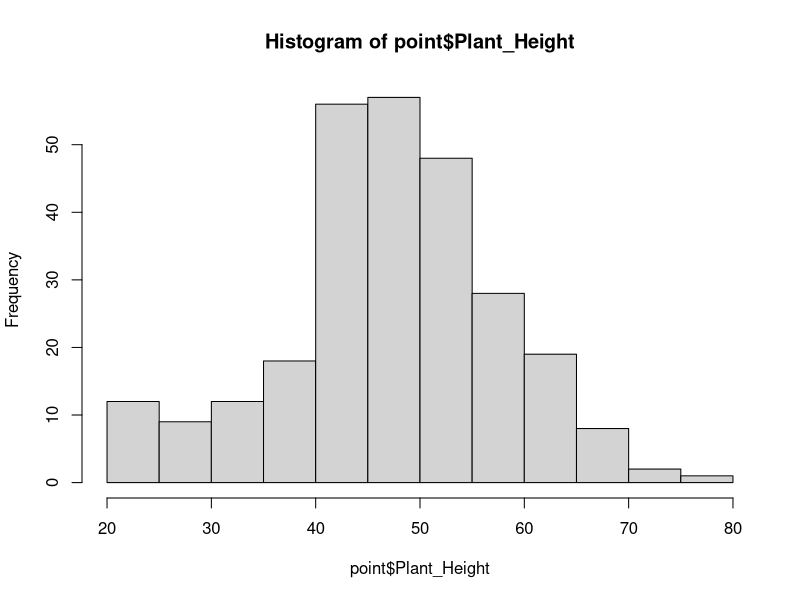
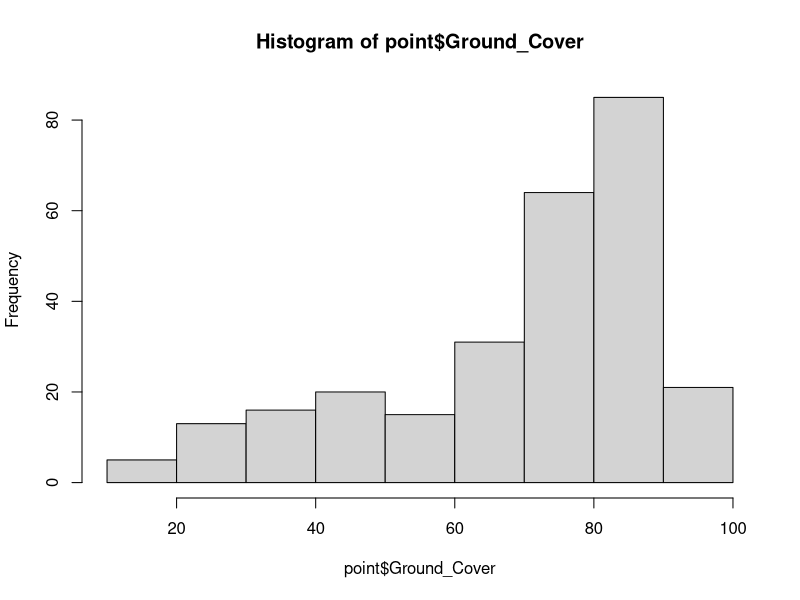

These charts were generated, in order, by the following R code: (Note: this script raises an error after producing the figures.)
options(scipen = 999) #prevents r from automatically displaying large numbers with scientic notation


#This script contains the data prepping, exploration and manipulation before moving into actual analysis


#Libraries----

library("dplyr")
library('vegan')
library("corrplot")
library("tidyr")
library("tibble")


#Data----
point <- read.csv("01. Data/Point_Data.csv")
head(point);dim(point)

field <- read.csv("01. Data/Survey_Data.csv")
head(field);dim(field)

morpho <- read.csv("01. Data/Morphospecies_Data.csv")
head(morpho);dim(morpho)

obs <- read.csv("01. Data/Observation_Data.csv")
head(obs);dim(obs)


#Prepping data----

##Removing unneeded columns----

summary(obs)
obs <- obs[,-which(names(obs) =="Notes")]
obs <- obs[,-which(names(obs) =="Wings")]
head(obs)

head(morpho)
summary(morpho)
morpho <- morpho[,-which(names(morpho)=='NOTES')]
morpho <- morpho[,-which(names(morpho)=='Duplicates')]
morpho <- morpho[,-which(names(morpho)=='Wings')]
morpho <- morpho[,-which(names(morpho)=='Intro_Native')]

summary(point)
hist(point$Plant_Height)
hist(point$Ground_Cover)

summary(field)
field <- field[,-which(names(field)=='Notes')]
field <- field[,-c(7:16)]
field <- field[,-which(names(field) =="NDVIsum_Field")] 
field <- field[,-which(names(field) =="Sample_Date")] 
field <- field[,-which(names(field) =="Potato_Varient_1")] 
field <- field[,-which(names(field) =="Potato_Varient_2")] 
 

table(field$X500m_Prop_Build) #high proportion of zeros makes it unsuitable for modelling 
field <- field[,-which(names(field) =="X500m_Prop_Build")]

table(field$X500m_Prop_Nat_Graze) #high proportion of zeros makes it unsuitable for modelling
field <- field[,-which(names(field) =="X500m_Prop_Nat_Graze")]

table(field$X500m_Rip_Prop)
table(field$X500m_Prop_Crops)
table(field$X500m_Prop_Water)


table(field$X1km_Prop_Build)#Not enough variation in data - unsuitable for modelling
field <- field[,-which(names(field) =="X1km_Prop_Build")]

table(field$X1km_Prop_Nat)#high proportion of zeros makes it unsuitable for modelling 
field <- field[,-which(names(field) =="X1km_Prop_Nat")]

table(field$X1km_Rip_Prop)
table(field$X1km_Prop_Crops)
table(field$X1km_Prop_Water)
table(field$X1km_Prop_Nat_Graze) #high proportion of zeros makes it unsuitable for modelling 
field <- field[,-which(names(field) =="X1km_Prop_Nat_Graze")]

##Some data fixes for functional groups----

table(morpho$Size)
morpho$Size[morpho$Size == "5-Oct"] <- "5-10"
morpho$Size[morpho$Size == "Oct-15"] <- "10-15"

#Since all levels greater then 10mm only have 1 morphospecies will combine together to  >10
morpho$Size[morpho$Size == ">30"] <- ">10"
morpho$Size[morpho$Size == "20-30"] <- ">10"
morpho$Size[morpho$Size == "15-20"] <- ">10"
morpho$Size[morpho$Size == "10-15"] <- ">10"

table(morpho$Size)
morpho$Size[is.na(morpho$Size)] <- "No_Size"

table(morpho$Trophic)
morpho$Trophic[morpho$Trophic == "Ominvore"] <- "Omnivore"


table(morpho$Hunting.Style)
morpho$Hunting.Style[is.na(morpho$Hunting.Style)] <- "Non-Predator"

#Correlation for environmental variables----

cordata <- data.frame(ID = point$Survey_Field,Height = point$Plant_Height,GC = point$Ground_Cover,Position = point$Spatial_Position)

cordata <- merge(cordata,field, by = "ID")

head(cordata);dim(cordata)

cordata <- cordata %>% dplyr::select(Height, GC, Position,Day_Sampled,Crop_Age_Days,Field_Area_m2,X500m_Prop_Crops,X500m_Prop_Water,X1km_Prop_Crops,X1km_Prop_Water,NDVImean_Field,NDVIsum_500m,NDVIsum_1km,X500m_Rip_Prop,X1km_Rip_Prop)

cordata$Position[cordata$Position == 'Outer'] <- 1
cordata$Position[cordata$Position == 'Inner'] <- 2
cordata$Position <- as.numeric(cordata$Position)

str(cordata)#checking for any other character variables
cor <- cor(cordata,method = "spearman")
colnames(cor) <- c("Height", "GC", "Position","Day Sampled","Crop Age","Field Area","Cropping 500m","Water 500m","Cropping 1000m","Water 1000m","Field NDVI (M)","NDVI 500m (S)","NDVI 1000m (S)","Riparian 500m","Riparian 1000m")
rownames(cor) <- c("Height", "GC", "Position","Day Sampled","Crop Age","Field Area","Cropping 500m","Water 500m","Cropping 1000m","Water 1000m","Field NDVI (M)","NDVI 500m (S)","NDVI 1000m (S)","Riparian 500m","Riparian 1000m")

dev.new(height=8,width=8,dpi=80,pointsize=14,noRStudioGD = T)
corrplot::corrplot(cor,method="color",  
                   type="upper",addCoef.col = 'black',number.cex = 0.6)
head(cor)


#Day sampled is needed to account for different sampling days so the ones correlated with this variable need to be removed which are: Cropping 500m, Water 500m, cropping 1km, riparian 500m and riparian 1km

#Checking how many correlated variables are left when remove the ones above
head(cordata)
cordata2 <- cordata %>% dplyr::select(-X500m_Prop_Crops,-X500m_Prop_Water,-X1km_Prop_Crops,-X500m_Rip_Prop,-X1km_Rip_Prop)
cor2 <- cor(cordata2,method = "spearman")

dev.new(height=8,width=8,dpi=80,pointsize=14,noRStudioGD = T)
corrplot::corrplot(cor2,method="color",  
                   type="upper",addCoef.col = 'black',number.cex = 0.6)

#only correlated variable left is NDVI sum 500m and 1km (expected) - will proceed with 1km so it's on the same scale as other landscape variable (water 1km)

head(cor)

#Merging data bases----

variables <- data.frame(Site = point$Site,Height = point$Plant_Height,GC = point$Ground_Cover,Position = point$Spatial_Position,ID = point$Survey_Field)

variables <- merge(variables,field, by = "ID")

head(variables);dim(variables)

variables <- variables %>% dplyr::select(ID,Site,Field,Height, GC, Position,Day_Sampled,Crop_Age_Days,Field_Area_m2,X1km_Prop_Water, NDVImean_Field,NDVIsum_1km)
head(variables);dim(variables)

invert <- data.frame(ID = obs$Site,Morphospecies = obs$Morphospecies)
head(invert)

invert <- merge(invert,morpho,by = "Morphospecies")
head(invert);dim(invert)

##removing wasps, Lepidoptera and serpintine leaf miner
dim(invert)

table(invert$Trophic)
length(which(invert$Trophic == 'Parasite'))
invert <- subset(invert, Trophic != 'Parasite' | is.na(Trophic))

table(invert$Order)
length(which(invert$Order == 'Lepidoptera'))
invert <- subset(invert, Order != 'Lepidoptera' | is.na(Order))

length(invert$Morphospecies[invert$Morphospecies == 'Serpintine_Leaf_Miner'])
invert <- subset(invert, Morphospecies != 'Serpintine_Leaf_Miner' | is.na(Morphospecies))

dim(morpho)

table(morpho$Trophic)
length(which(morpho$Trophic == 'Parasite'))
morpho <- subset(morpho, Trophic != 'Parasite' | is.na(Trophic))

table(morpho$Order)
length(which(morpho$Order == 'Lepidoptera'))
morpho <- subset(morpho, Order != 'Lepidoptera' | is.na(Order))

length(morpho$Morphospecies[morpho$Morphospecies == 'Serpintine_Leaf_Miner'])
morpho <- morpho[morpho$Morphospecies != 'Serpintine_Leaf_Miner',]

##Removing first survey observations
#diversity measures taken weren't reliable so excluded from analysis

head(variables);dim(variables)

length(variables$ID[variables$ID == 'S1_F3'])
variables <- variables[variables$ID != 'S1_F3',]

head(invert);dim(invert)

invert <- invert[!grepl("^S1", invert$ID), ]

#total observations = 2329

setdiff(unique(morpho$Morphospecies), unique(invert$Morphospecies))

#need to remove two from morpho to make sure that its got the same species are were observed
#double checking they aren't there
invert[invert$Morphospecies == 'Whitefly',]
invert[invert$Morphospecies == 'Brown_Weevil',] 
invert[invert$Morphospecies == 'Small_Ant',]

morpho <- morpho[morpho$Morphospecies != 'Brown_Weevil',]
morpho <- morpho[morpho$Morphospecies != 'Small_Ant',]
head(morpho);dim(morpho)

#Checking the groups----
head(invert)
length(point$Site) #total of 270 points

table(invert$Order) #must have more then number of points in order to be included in functional diversity analysis 

table(invert$Order,invert$ID)

table(invert$Order,invert$Trophic)
table(invert$Order,invert$Size)
table(invert$Order,invert$Hunting.Style)

#Prep for taxonomic Modelling----

names(invert)[names(invert) == "ID"] <- "Site"

TaxModel <- data.frame(Site = variables$Site)
head(TaxModel);dim(TaxModel)

##Species Richness----

richness <- aggregate(Morphospecies ~ Site, data = invert, FUN = function(x) length(unique(x)))
TaxModel <- merge(TaxModel,richness,by = "Site",all.x = T)
head(TaxModel);dim(TaxModel)
colnames(TaxModel)[2] <- "Species_Rich"
head(TaxModel);dim(TaxModel)

min(TaxModel$Species_Rich,na.rm=T)
max(TaxModel$Species_Rich,na.rm=T)

TaxModel$Species_Rich[is.na(TaxModel$Species_Rich)] <- 0

##Diversity (Inverse Simpson's diversity index)----

#diversity(table(x), index = "invsimpson")
#table (x) makes a table of species counts which is used to calculate diversity

diversity <- aggregate(Morphospecies ~ Site, data = invert, FUN = function(x) diversity(table(x), index = "invsimpson"))
TaxModel <- merge(TaxModel,diversity,by = "Site",all.x = T)
head(TaxModel);dim(TaxModel)
colnames(TaxModel)[3] <- "Diversity"
head(TaxModel);dim(TaxModel)

min(TaxModel$Diversity,na.rm=T)
max(TaxModel$Diversity,na.rm=T)

TaxModel$Diversity[is.na(TaxModel$Diversity)] <- 0

##Adding Variables and XY Coordinates----

TaxModel <- merge(TaxModel,variables,by = "Site")
head(TaxModel);dim(TaxModel)

#need XY in data to check for spatial autocorrelation in models later on in process

head(point);dim(point)

coords <- point %>% dplyr::select(Site, X_Cor,Y_Cor,Survey)
head(coords);dim(coords)

coords <- coords[coords$Survey != 1, ]
coords$Survey <- NULL

TaxModel <- merge(TaxModel,coords,by = "Site")
head(TaxModel);dim(TaxModel)


#Setting up for RLQ Analysis----

##L Data (Site x Species)----

head(invert);dim(invert)

#filter for orders included in functional analysis

invert_filtered <- invert[invert$Order %in% c("Araneae", "Coleoptera", "Hemiptera"), ]

head(invert_filtered);dim(invert_filtered)

#Count occurrences of each morphospecies at each site
L_table <- invert_filtered %>%
  group_by(Site, Morphospecies) %>%
  summarise(abundance = n(), .groups = 'drop') %>%
  pivot_wider(names_from = Morphospecies, 
              values_from = abundance, 
              values_fill = 0)
head(L_table);dim(L_table)
L_table[1,1]

#Convert to data frame with sites as row names
L_matrix <- L_table %>%
  column_to_rownames("Site") %>%
  as.data.frame()
head(L_matrix);dim(L_matrix)

##Q Data (Species x Trait)----

head(invert_filtered)

#Get unique morphospecies with traits
Q_table <- invert_filtered %>%
  select(Morphospecies, Order, Size, Hunting.Style, Trophic) %>%
  distinct()
head(Q_table);dim(Q_table)

Q_matrix <- Q_table %>%
  column_to_rownames("Morphospecies") %>%
  as.data.frame()
head(Q_matrix);dim(Q_matrix)


##R Data (Site x Environmental)----

head(variables);dim(variables)

R_table <- variables %>%
  select(-ID, -Field)
head(R_table);dim(R_table)

#to make the next part transform correctly
R_table <- as.data.frame(R_table)
rownames(R_table) <- NULL

R_matrix <- R_table %>%
  column_to_rownames("Site") %>%
  as.data.frame()

##Checking that it worked----

#first up is sites

sites_L <- rownames(L_matrix)
sites_R <- rownames(R_matrix)

if (!all(sites_L %in% sites_R)) {
  warning("Some sites in L table are not in R table")
  print(setdiff(sites_L, sites_R))
} #looks good

if (!all(sites_R %in% sites_L)) {
  warning("Some sites in R table are not in L table")
  print(setdiff(sites_R, sites_L))
} #not all sites in L table

#fix missing sites and make sure sites are in the same order for both
common_sites <- intersect(sites_L, sites_R)
L_matrix <- L_matrix[common_sites, ]
R_matrix <- R_matrix[common_sites, ]

sites_L.2 <- rownames(L_matrix)
sites_R.2 <- rownames(R_matrix)

if (!all(sites_R.2 %in% sites_L.2)) {
  warning("Some sites in R table are not in L table")
  print(setdiff(sites_R.2, sites_L.2))
} #fixed they match

#Now checking morphospecies 

species_L <- colnames(L_matrix)
species_Q <- rownames(Q_matrix)

if (!all(species_L %in% species_Q)) {
  warning("Some morphospecies in L table are not in Q table")
  print(setdiff(species_L, species_Q))
} #looks good

if (!all(species_Q %in% species_L)) {
  warning("Some morphospecies in Q table are not in L table")
  print(setdiff(species_Q, species_L))
} #looks good

#match Q order to L
Q_matrix <- Q_matrix[species_L, ]

##Fixing missing values----

any(is.na(L_matrix)) #No NA's
any(is.na(R_matrix)) #No NA's
any(is.na(Q_matrix)) #No NA's

#Traits need to be factors

Q_matrix[] <- lapply(Q_matrix, as.factor)
str(Q_matrix)

levels(Q_matrix$Size)
Q_matrix$Size <- factor(Q_matrix$Size, 
                        levels = c("0-2.5", "2.5-5", "5-10", 
                                   ">10", "No_Size", "Unknown"),
                        ordered = TRUE)
levels(Q_matrix$Size)

#then also for position
R_matrix$Position <- as.factor(R_matrix$Position)

#END

##IF I WANT TO TRANSFORM ABUNDANCE TO PRES ABS

# Hellinger transformation (recommended for abundance data)
# This gives less weight to very abundant species
#L_hellinger <- decostand(L_matrix, method = "hellinger")

# Alternative: presence/absence
# L_pa <- decostand(L_matrix, method = "pa")
